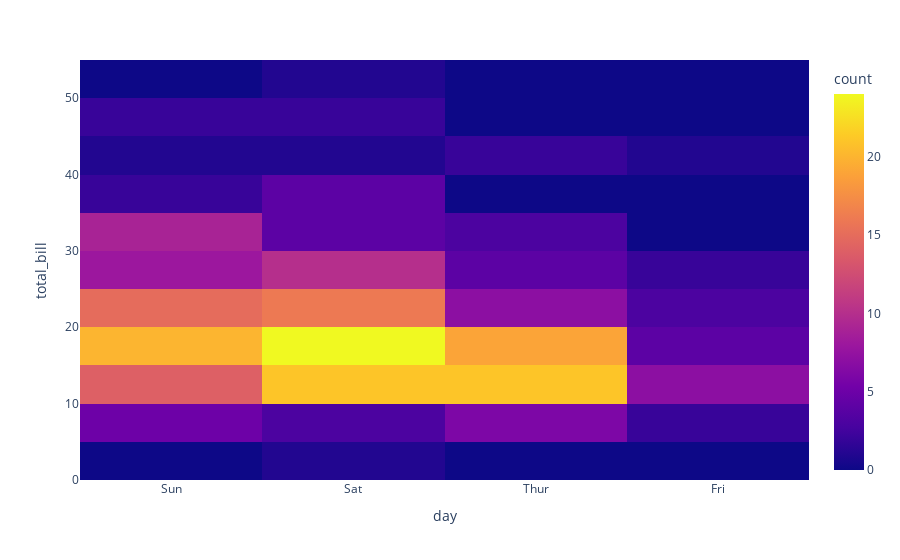

The code cell stored with this chart in its notebook:
### Markdown cell above
Построим карту плотности суммы счета от дня недели

### Code cell
import plotly.express as px

df = px.data.tips()

fig = px.density_heatmap(df, x="day", y="total_bill")

fig.write_html("media/plotly/fifth_graph.html")
fig.show()

### Figure 1 — Plotly figure (JSON) as saved in the notebook; plotly's stock layout.template omitted (floating-point values rounded to 4 significant figures; data arrays with more than 128 entries replaced by an {"elided": "..."} marker saying what was removed)
{"data": [{"coloraxis": "coloraxis", "hovertemplate": "day=%{x}<br>total_bill=%{y}<br>count=%{z}<extra></extra>", "name": "", "type": "histogram2d", "x": {"elided": "244 str values"}, "xaxis": "x", "xbingroup": "x", "y": {"elided": "244 float values"}, "yaxis": "y", "ybingroup": "y"}], "layout": {"coloraxis": {"colorbar": {"title": {"text": "count"}}, "colorscale": [[0, "#0d0887"], [0.1111, "#46039f"], [0.2222, "#7201a8"], [0.3333, "#9c179e"], [0.4444, "#bd3786"], [0.5556, "#d8576b"], [0.6667, "#ed7953"], [0.7778, "#fb9f3a"], [0.8889, "#fdca26"], [1, "#f0f921"]]}, "legend": {"tracegroupgap": 0}, "margin": {"t": 60}, "xaxis": {"anchor": "y", "domain": [0, 1], "title": {"text": "day"}}, "yaxis": {"anchor": "x", "domain": [0, 1], "title": {"text": "total_bill"}}}}
